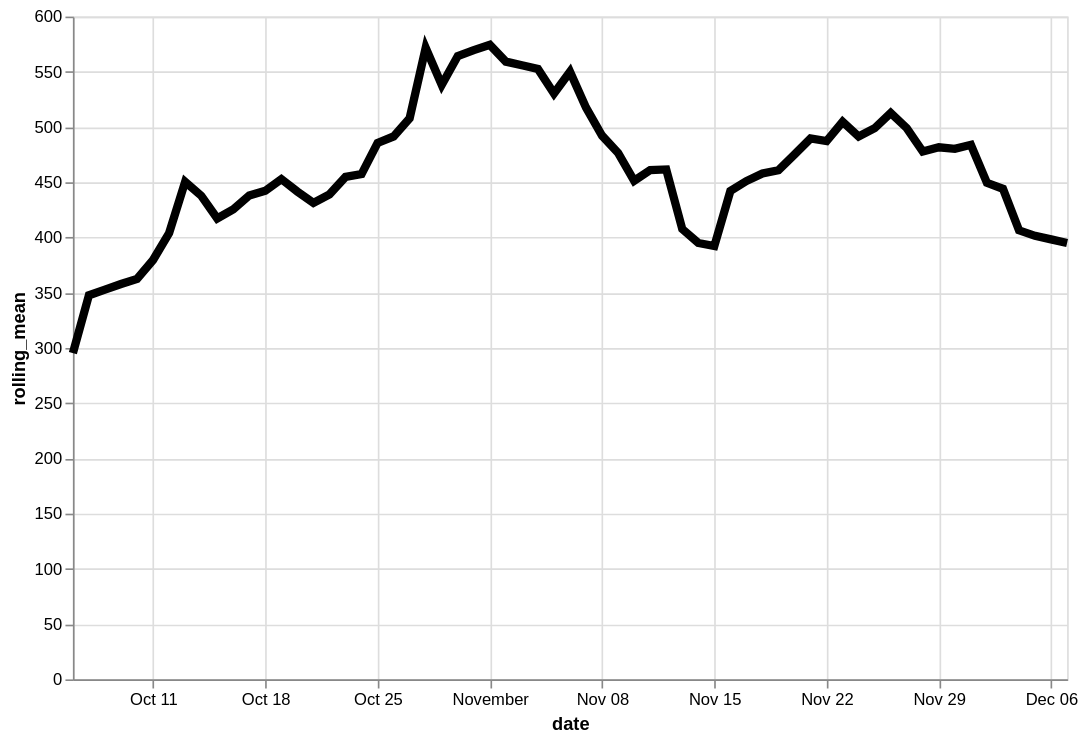

Vega-Lite specification for this chart:
### Vega-Lite specification from a JSON file in a GitHub repository (floating-point values rounded to 4 significant figures)
{"config": {"view": {"continuousWidth": 400, "continuousHeight": 300}}, "data": {"name": "data-15e71c5ab62dc34591eb16ed65383a40"}, "mark": {"type": "line", "color": "black", "size": 5}, "encoding": {"x": {"type": "temporal", "field": "date"}, "y": {"type": "quantitative", "field": "rolling_mean"}}, "height": 400, "transform": [{"window": [{"op": "mean", "field": "log_price", "as": "rolling_mean"}], "frame": [-4, 3]}], "width": 600, "$schema": "https://vega.github.io/schema/vega-lite/v4.8.1.json", "datasets": {"data-15e71c5ab62dc34591eb16ed65383a40": [{"date": "2020-10-06", "log_price": 145.0}, {"date": "2020-10-07", "log_price": 263.3}, {"date": "2020-10-08", "log_price": 335.2}, {"date": "2020-10-09", "log_price": 437.7}, {"date": "2020-10-10", "log_price": 557.5}, {"date": "2020-10-11", "log_price": 378.3}, {"date": "2020-10-12", "log_price": 388.1}, {"date": "2020-10-13", "log_price": 395.0}, {"date": "2020-10-14", "log_price": 282.2}, {"date": "2020-10-15", "log_price": 458.1}, {"date": "2020-10-16", "log_price": 705.9}, {"date": "2020-10-17", "log_price": 337.4}, {"date": "2020-10-18", "log_price": 392.8}, {"date": "2020-10-19", "log_price": 444.5}, {"date": "2020-10-20", "log_price": 488.5}, {"date": "2020-10-21", "log_price": 428.9}, {"date": "2020-10-22", "log_price": 366.9}, {"date": "2020-10-23", "log_price": 367.9}, {"date": "2020-10-24", "log_price": 624.2}, {"date": "2020-10-25", "log_price": 399.3}, {"date": "2020-10-26", "log_price": 518.7}, {"date": "2020-10-27", "log_price": 464.7}, {"date": "2020-10-28", "log_price": 714.1}, {"date": "2020-10-29", "log_price": 476.0}, {"date": "2020-10-30", "log_price": 498.5}, {"date": "2020-10-31", "log_price": 878.4}, {"date": "2020-11-01", "log_price": 355.2}, {"date": "2020-11-02", "log_price": 608.3}, {"date": "2020-11-03", "log_price": 561.5}, {"date": "2020-11-04", "log_price": 503.6}, {"date": "2020-11-05", "log_price": 592.1}, {"date": "2020-11-06", "log_price": 449.2}, {"date": "2020-11-07", "log_price": 471.9}, {"date": "2020-11-08", "log_price": 700.5}, {"date": "2020-11-09", "log_price": 513.2}, {"date": "2020-11-10", "log_price": 348.4}, {"date": "2020-11-11", "log_price": 358.3}, {"date": "2020-11-12", "log_price": 378.5}, {"date": "2020-11-13", "log_price": 390.8}, {"date": "2020-11-14", "log_price": 527.1}, {"date": "2020-11-15", "log_price": 476.2}, {"date": "2020-11-16", "log_price": 268.5}, {"date": "2020-11-17", "log_price": 412.5}, {"date": "2020-11-18", "log_price": 325.9}, {"date": "2020-11-19", "log_price": 757.4}, {"date": "2020-11-20", "log_price": 450.2}, {"date": "2020-11-21", "log_price": 445.2}, {"date": "2020-11-22", "log_price": 551.4}, {"date": "2020-11-23", "log_price": 590.5}, {"date": "2020-11-24", "log_price": 383.8}, {"date": "2020-11-25", "log_price": 393.8}, {"date": "2020-11-26", "log_price": 465.8}, {"date": "2020-11-27", "log_price": 650.8}, {"date": "2020-11-28", "log_price": 510.2}, {"date": "2020-11-29", "log_price": 555.8}, {"date": "2020-11-30", "log_price": 441.6}, {"date": "2020-12-01", "log_price": 421.0}, {"date": "2020-12-02", "log_price": 414.6}, {"date": "2020-12-03", "log_price": 382.4}, {"date": "2020-12-04", "log_price": 495.1}, {"date": "2020-12-05", "log_price": 375.6}, {"date": "2020-12-06", "log_price": 467.0}, {"date": "2020-12-07", "log_price": 255.0}]}}
